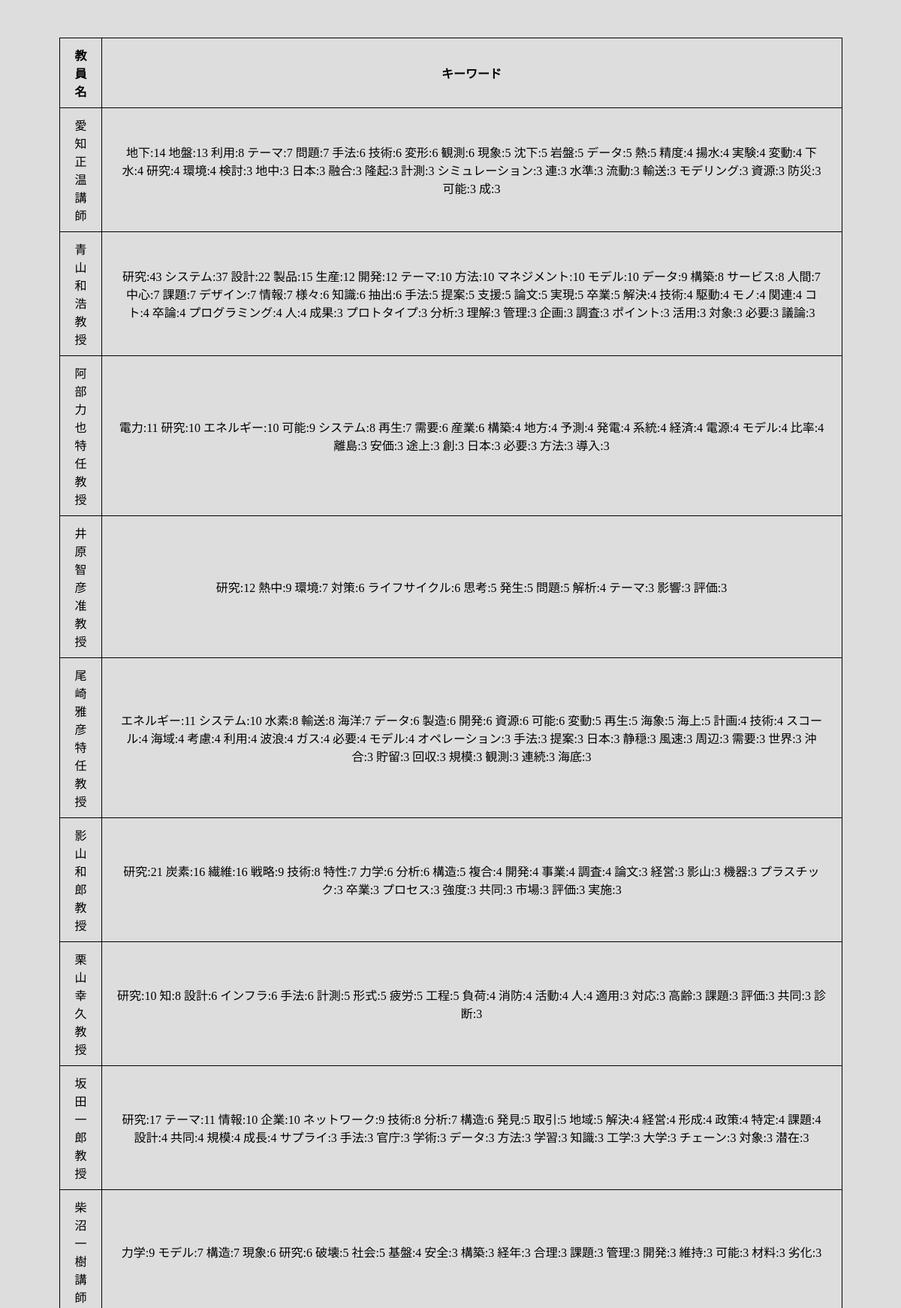
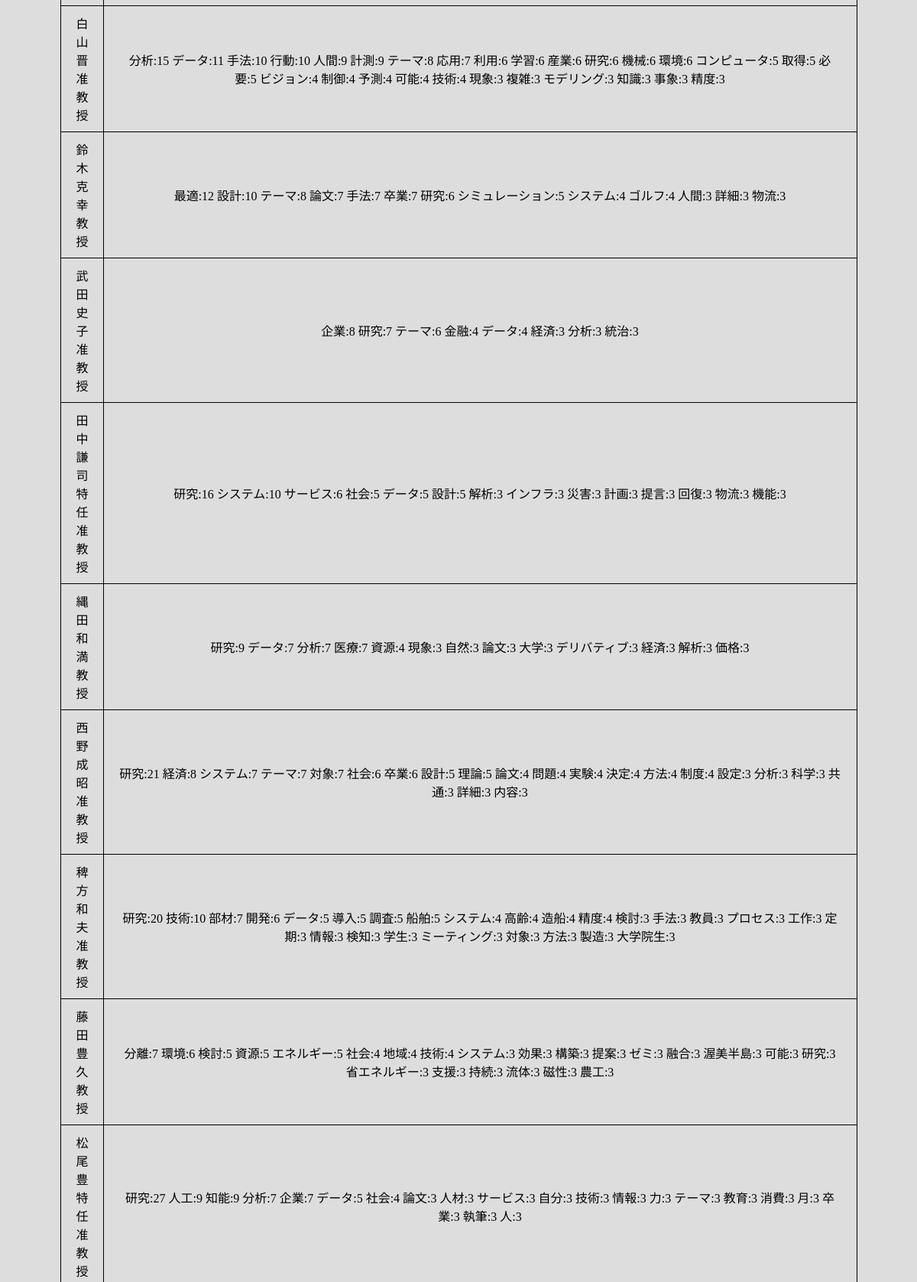
The app's page /db (upper part) with its own data (2 pictures, top to bottom).
### tables this page shows
CREATE TABLE teachers(
  id integer primary key autoincrement,
  name text,
  keywords text
);

### main.py (the view)
@app.route("/db")
def db_show():
    cur = g.db.execute('select name, keywords from teachers')
    table = [dict(name=row[0],keywords=row[1]) for row in cur.fetchall()]
    return render_template('show_data.html', teachers_table = table)

### main.py (called while the page is built)
def connect_db():
    return sqlite3.connect(app.config['DATABASE'])

@app.before_request
def before_request():
    g.db = connect_db() # g：とりあえず全てを格納する変数．データベースのコネクションやログインしてるユーザ情報など．

@app.teardown_request
def teardown_request(exception):
    db = getattr(g, "db", None)
    if db is not None:
        db.close()

### templates/show_data.html (shortened to what this page needs)
<!DOCTYPE html>
<html lang="ja">
<head>
    <link rel="stylesheet" href="{{ url_for('static', filename='index.css') }}">
</head>
<body>
    <br>
    <table>
        <tr>
            <th width="15">教員名</th>
            <th id = "keywords" width="985">キーワード</th>
    　   </tr>
        {% for row in teachers_table %}
        <tr>
            <td>{{ row.name }}</td>
            <td>{{ row.keywords }}</td>
        <tr>
        {% endfor %}
    </table>
    <br>
    <br>
    <br>
    <br>
    <br>
</body>
</html>

### static/index.css (style rules this page uses)
body { text-align: center; background-color:#DDDDDD; }
table { border-collapse:collapse; width:1000px; table-layout: fixed; margin:0 auto; text-align: center justify; }
table, th, td { border: 1px solid black; padding: 10px 20px; }
#keywords { padding: 10px 0px; text-align: center justify; }

### records on screen
teachers: name "愛知 正温 講師", keywords "地下:14 地盤:13 利用:8 テーマ:7 問題:7 手法:6 技術:6 変形:6 観測:6 現象:5 沈下:5 岩盤:5 データ:5 熱:5 精度:4 揚水:4 実験:4 変動:4 下水:4 研究:4 環境:4 検討:3 地中:3 日本:3 融合:3 隆起:3 計測:3 シミュレーション:3 連:3 水準:3 流動:3 輸送:3 モデリング:3 資源:3 防災:3 可能:3 成:3"
teachers: name "青山 和浩 教授", keywords "研究:43 システム:37 設計:22 製品:15 生産:12 開発:12 テーマ:10 方法:10 マネジメント:10 モデル:10 データ:9 構築:8 サービス:8 人間:7 中心:7 課題:7 デザイン:7 情報:7 様々:6 知識:6 抽出:6 手法:5 提案:5 支援:5 論文:5 実現:5 卒業:5 解決:4 技術:4 駆動:4 モノ:4 関連:4 コト:4 卒論:4 プログラミング:4 人:4 成果:3 プロトタイプ:3 分析:3 理解:3 管理:3 企画:3 調査:3 ポイント:3 活用:3 対象:3 必要:3 議論:3"
teachers: name "阿部 力也 特任教授", keywords "電力:11 研究:10 エネルギー:10 可能:9 システム:8 再生:7 需要:6 産業:6 構築:4 地方:4 予測:4 発電:4 系統:4 経済:4 電源:4 モデル:4 比率:4 離島:3 安価:3 途上:3 創:3 日本:3 必要:3 方法:3 導入:3"
teachers: name "井原 智彦 准教授", keywords "研究:12 熱中:9 環境:7 対策:6 ライフサイクル:6 思考:5 発生:5 問題:5 解析:4 テーマ:3 影響:3 評価:3"
teachers: name "尾崎 雅彦 特任教授", keywords "エネルギー:11 システム:10 水素:8 輸送:8 海洋:7 データ:6 製造:6 開発:6 資源:6 可能:6 変動:5 再生:5 海象:5 海上:5 計画:4 技術:4 スコール:4 海域:4 考慮:4 利用:4 波浪:4 ガス:4 必要:4 モデル:4 オペレーション:3 手法:3 提案:3 日本:3 静穏:3 風速:3 周辺:3 需要:3 世界:3 沖合:3 貯留:3 回収:3 規模:3 観測:3 連続:3 海底:3"
teachers: name "影山 和郎 教授", keywords "研究:21 炭素:16 繊維:16 戦略:9 技術:8 特性:7 力学:6 分析:6 構造:5 複合:4 開発:4 事業:4 調査:4 論文:3 経営:3 影山:3 機器:3 プラスチック:3 卒業:3 プロセス:3 強度:3 共同:3 市場:3 評価:3 実施:3"
teachers: name "栗山 幸久 教授", keywords "研究:10 知:8 設計:6 インフラ:6 手法:6 計測:5 形式:5 疲労:5 工程:5 負荷:4 消防:4 活動:4 人:4 適用:3 対応:3 高齢:3 課題:3 評価:3 共同:3 診断:3"
teachers: name "坂田 一郎 教授", keywords "研究:17 テーマ:11 情報:10 企業:10 ネットワーク:9 技術:8 分析:7 構造:6 発見:5 取引:5 地域:5 解決:4 経営:4 形成:4 政策:4 特定:4 課題:4 設計:4 共同:4 規模:4 成長:4 サプライ:3 手法:3 官庁:3 学術:3 データ:3 方法:3 学習:3 知識:3 工学:3 大学:3 チェーン:3 対象:3 潜在:3"
teachers: name "柴沼 一樹 講師", keywords "力学:9 モデル:7 構造:7 現象:6 研究:6 破壊:5 社会:5 基盤:4 安全:3 構築:3 経年:3 合理:3 課題:3 管理:3 開発:3 維持:3 可能:3 材料:3 劣化:3"
teachers: name "白山 晋 准教授", keywords "分析:15 データ:11 手法:10 行動:10 人間:9 計測:9 テーマ:8 応用:7 利用:6 学習:6 産業:6 研究:6 機械:6 環境:6 コンピュータ:5 取得:5 必要:5 ビジョン:4 制御:4 予測:4 可能:4 技術:4 現象:3 複雑:3 モデリング:3 知識:3 事象:3 精度:3"
teachers: name "鈴木 克幸 教授", keywords "最適:12 設計:10 テーマ:8 論文:7 手法:7 卒業:7 研究:6 シミュレーション:5 システム:4 ゴルフ:4 人間:3 詳細:3 物流:3"
teachers: name "武田 史子 准教授", keywords "企業:8 研究:7 テーマ:6 金融:4 データ:4 経済:3 分析:3 統治:3"
teachers: name "田中 謙司 特任准教授", keywords "研究:16 システム:10 サービス:6 社会:5 データ:5 設計:5 解析:3 インフラ:3 災害:3 計画:3 提言:3 回復:3 物流:3 機能:3"
teachers: name "縄田 和満 教授", keywords "研究:9 データ:7 分析:7 医療:7 資源:4 現象:3 自然:3 論文:3 大学:3 デリバティブ:3 経済:3 解析:3 価格:3"
teachers: name "西野 成昭 准教授", keywords "研究:21 経済:8 システム:7 テーマ:7 対象:7 社会:6 卒業:6 設計:5 理論:5 論文:4 問題:4 実験:4 決定:4 方法:4 制度:4 設定:3 分析:3 科学:3 共通:3 詳細:3 内容:3"
teachers: name "稗方 和夫 准教授", keywords "研究:20 技術:10 部材:7 開発:6 データ:5 導入:5 調査:5 船舶:5 システム:4 高齢:4 造船:4 精度:4 検討:3 手法:3 教員:3 プロセス:3 工作:3 定期:3 情報:3 検知:3 学生:3 ミーティング:3 対象:3 方法:3 製造:3 大学院生:3"
teachers: name "藤田 豊久 教授", keywords "分離:7 環境:6 検討:5 資源:5 エネルギー:5 社会:4 地域:4 技術:4 システム:3 効果:3 構築:3 提案:3 ゼミ:3 融合:3 渥美半島:3 可能:3 研究:3 省エネルギー:3 支援:3 持続:3 流体:3 磁性:3 農工:3"
teachers: name "松尾 豊 特任准教授", keywords "研究:27 人工:9 知能:9 分析:7 企業:7 データ:5 社会:4 論文:3 人材:3 サービス:3 自分:3 技術:3 情報:3 力:3 テーマ:3 教育:3 消費:3 月:3 卒業:3 執筆:3 人:3"
